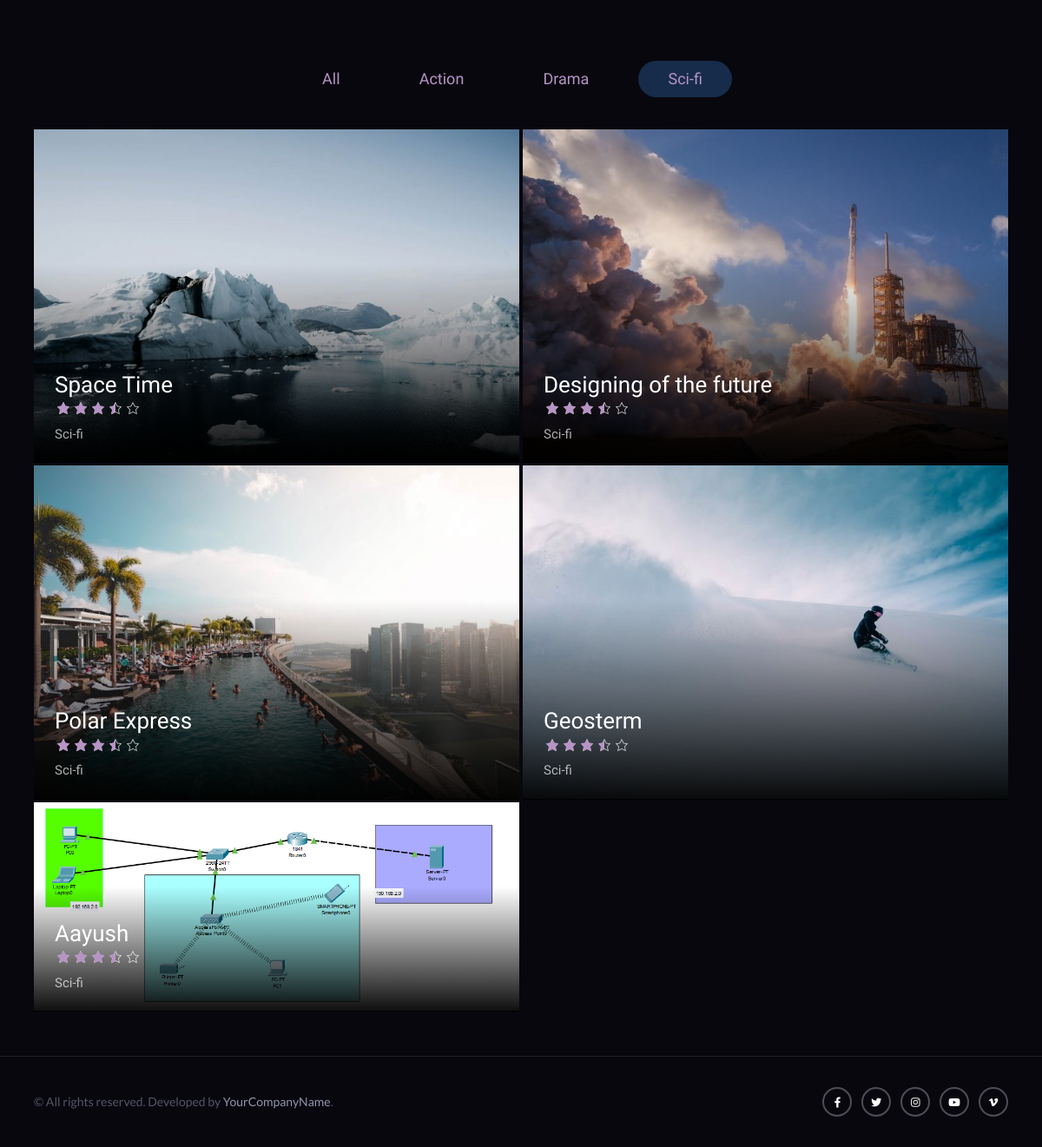
Screenshot of /scifi.php with the database file from the repository.
### tables this page shows
CREATE TABLE `mov` (
  `mid` varchar(10) NOT NULL,
  `name` varchar(255) DEFAULT NULL,
  `category` varchar(255) DEFAULT NULL,
  `rate` int(12) DEFAULT NULL,
  `about` varchar(255) DEFAULT NULL,
  `date` date DEFAULT NULL,
  `img` varchar(10000) DEFAULT NULL,
  `mlink` varchar(255) DEFAULT NULL
);

### scifi.php (the view, shortened to what this page needs)
<!doctype html>
<html lang="en">
<head>
		<link rel="stylesheet" href="css/bootstrap.min.css">
		<link rel="stylesheet" href="style.css">
		<link rel="stylesheet" href="icons/fontawesome/css/all.min.css">
		<link rel="stylesheet" href="icons/dashicons/css/dashicons-min.css">
	</head>
	<body>
		<div id="content-pro">
  	 		<div class="container custom-gutters-pro">
				<div style="height:20px;"></div>
				<ul class="progression-filter-button-group tabs-menu">
					<li  ><a href="tv-series-test.php">All</a></li>
					<li ><a href="action.php">Action</a></li>
					<li ><a href="drama.php">Drama</a></li>
					<li class="pro-selected" ><a href="scifi.php">Sci-fi</a></li>
				</ul>
				<div class="row tab-content" >
                <?php
					$cn=mysqli_connect("localhost","root","","data");
					$s="select * from mov where category='Sci-fi'";
					$result=mysqli_query($cn,$s);
					while($data=mysqli_fetch_array($result))
						{ ?>
					<div class="col col-12 col-md-6 col-lg-6">
						<div class="progression-studios-video-index-container">
							<a href="video-seasons-post.html">
								<div class="progression-studios-video-feaured-image"><img src="forms/uploads/<?php echo $data['img'];?>" alt="Featured Image"></div>
								<div class="progression-video-index-content">
									<div class="progression-video-index-table">
										<div class="progression-video-index-vertical-align">
											<h2 class="progression-video-title"><?php echo $data[1]; ?></h2>
											<div class="average-rating-video-post">
												<div class="average-rating-video-empty">
													<span class="dashicons dashicons-star-empty"></span><span class="dashicons dashicons-star-empty"></span><span class="dashicons dashicons-star-empty"></span><span class="dashicons dashicons-star-empty"></span><span class="dashicons dashicons-star-empty"></span>
												</div>
												<div class="average-rating-overflow-width" style="width:70%;">
													<div class="average-rating-video-filled">
														<span class="dashicons dashicons-star-filled"></span><span class="dashicons dashicons-star-filled"></span><span class="dashicons dashicons-star-filled"></span><span class="dashicons dashicons-star-filled"></span><span class="dashicons dashicons-star-filled"></span>
													</div>
												</div>
											</div>
											<ul class="video-index-meta-taxonomy"><li><?php echo $data[2]; ?></li></ul>
										</div>
									</div>
								</div>
								<div class="video-index-border-hover"></div>
							</a>
						</div>
					</div>
               <?php }
															?>
				</div>
			</div>
		</div>
		<footer id="footer-pro">
			<div class="container">
				<div class="row">
					<div class="col-md">
						<div class="copyright-text-pro">&copy; All rights reserved. Developed by <a href="#!">YourCompanyName</a>.</div>
					</div>
					<div class="col-md">
						<ul class="social-icons-pro">
							<li class="facebook-color"><a href="http://facebook.com/progressionstudios" target="_blank"><i class="fab fa-facebook-f"></i></a></li>
							<li class="twitter-color"><a href="http://twitter.com/Progression_S" target="_blank"><i class="fab fa-twitter"></i></a></li>
							<li class="instagram-color"><a href="http://instagram.com/" target="_blank"><i class="fab fa-instagram"></i></a></li>
							<li class="youtube-color"><a href="http://youtube.com/" target="_blank"><i class="fab fa-youtube"></i></a></li>
							<li class="vimeo-color"><a href="http://vimeo.com/" target="_blank"><i class="fab fa-vimeo-v"></i></a></li>
						</ul>
					</div>
				</div>
			</div>
		</footer>
	</body>
</html>

### rows the page displays
mov: img (picture), name "Space Time", category "Sci-fi"
mov: img (picture), name "Designing of the future", category "Sci-fi"
mov: img (picture), name "Polar Express", category "Sci-fi"
mov: img (picture), name "Geosterm", category "Sci-fi"
mov: img (picture), name "Aayush", category "Sci-fi"
